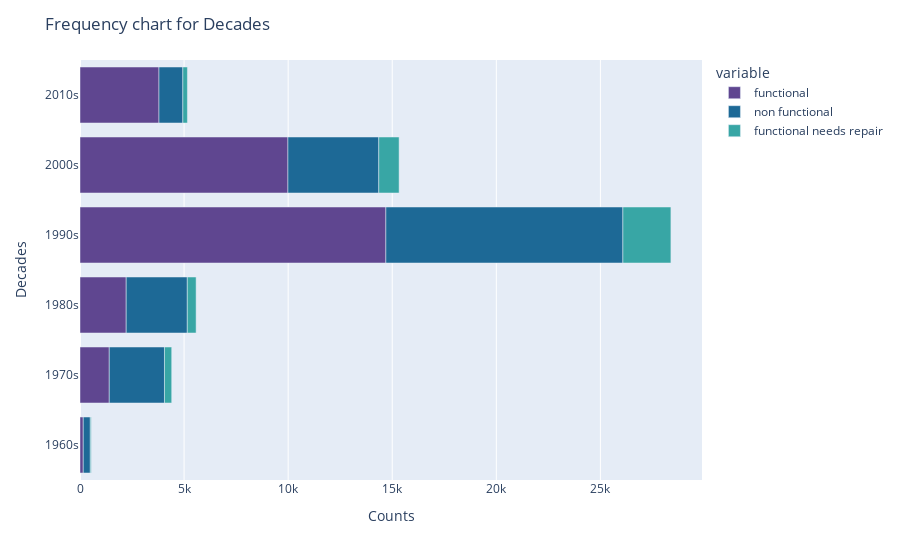

Notebook code cell kept with this figure:
### Code cell
fig=px.bar(df_year,orientation='h',color_discrete_sequence=plotly.colors.qualitative.Prism,)
fig.update_layout(title = "Frequency chart for Decades",
     xaxis_title = 'Counts', yaxis_title = 'Decades')
fig.show()

### Figure 1 — Plotly figure (JSON) as saved in the notebook; plotly's stock layout.template omitted (floating-point values rounded to 4 significant figures)
{"data": [{"alignmentgroup": "True", "hovertemplate": "variable=functional<br>value=%{x}<br>construction_year=%{y}<extra></extra>", "legendgroup": "functional", "marker": {"color": "rgb(95, 70, 144)", "pattern": {"shape": ""}}, "name": "functional", "offsetgroup": "functional", "orientation": "h", "showlegend": true, "textposition": "auto", "type": "bar", "x": [156, 1406, 2220, 14694, 9989, 3794], "xaxis": "x", "y": ["1960s", "1970s", "1980s", "1990s", "2000s", "2010s"], "yaxis": "y"}, {"alignmentgroup": "True", "hovertemplate": "variable=non functional<br>value=%{x}<br>construction_year=%{y}<extra></extra>", "legendgroup": "non functional", "marker": {"color": "rgb(29, 105, 150)", "pattern": {"shape": ""}}, "name": "non functional", "offsetgroup": "non functional", "orientation": "h", "showlegend": true, "textposition": "auto", "type": "bar", "x": [340, 2652, 2935, 11386, 4364, 1147], "xaxis": "x", "y": ["1960s", "1970s", "1980s", "1990s", "2000s", "2010s"], "yaxis": "y"}, {"alignmentgroup": "True", "hovertemplate": "variable=functional needs repair<br>value=%{x}<br>construction_year=%{y}<extra></extra>", "legendgroup": "functional needs repair", "marker": {"color": "rgb(56, 166, 165)", "pattern": {"shape": ""}}, "name": "functional needs repair", "offsetgroup": "functional needs repair", "orientation": "h", "showlegend": true, "textposition": "auto", "type": "bar", "x": [42, 348, 423, 2307, 977, 220], "xaxis": "x", "y": ["1960s", "1970s", "1980s", "1990s", "2000s", "2010s"], "yaxis": "y"}], "layout": {"barmode": "relative", "legend": {"title": {"text": "variable"}, "tracegroupgap": 0}, "margin": {"t": 60}, "title": {"text": "Frequency chart for Decades"}, "xaxis": {"anchor": "y", "domain": [0, 1], "title": {"text": "Counts"}}, "yaxis": {"anchor": "x", "domain": [0, 1], "title": {"text": "Decades"}}}}
